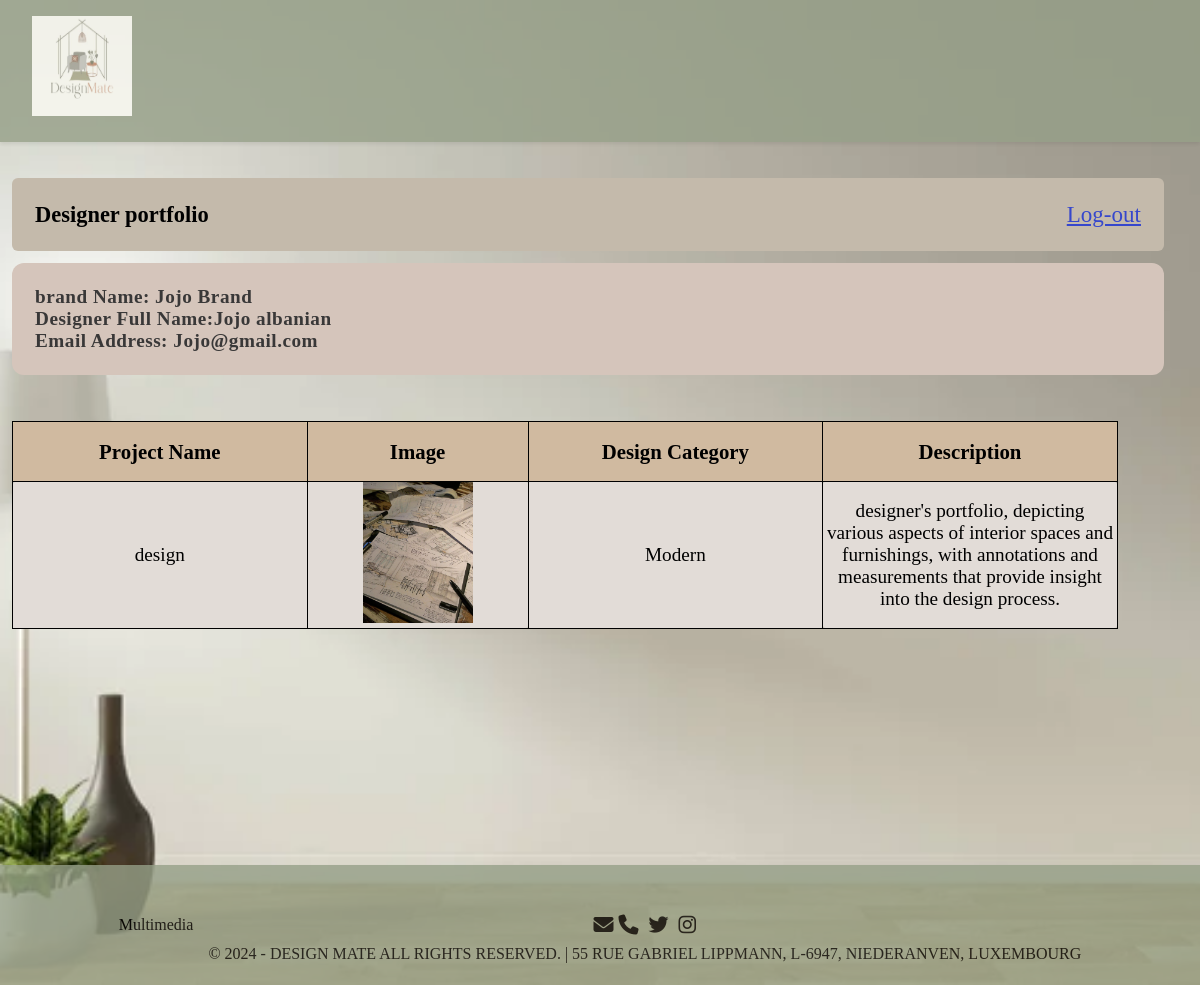
Screenshot of /OneDesigner.php?designerId=34 (signed in) with the database file from the repository.
### tables this page shows
CREATE TABLE `designer` (
  `id` int(11) NOT NULL,
  `firstName` varchar(255) NOT NULL,
  `lastName` varchar(255) NOT NULL,
  `emailAddress` varchar(255) NOT NULL,
  `password` varchar(255) NOT NULL,
  `brandName` varchar(255) NOT NULL,
  `logoImgFileName` varchar(255) NOT NULL
);

CREATE TABLE `designportfolioproject` (
  `id` int(11) NOT NULL,
  `designerID` int(11) NOT NULL,
  `projectName` varchar(255) NOT NULL,
  `projectImgFileName` varchar(255) NOT NULL,
  `description` text NOT NULL,
  `designCategoryID` int(11) NOT NULL
);

CREATE TABLE `designcategory` (
  `id` int(11) NOT NULL,
  `category` varchar(255) NOT NULL
);

### fileUpload.php (called while the page is built, shortened)
<?php
function getCategoryOrId($input, $conn) {
    if (is_numeric($input)) {
        $sql = "SELECT category FROM designcategory WHERE id = ?";
        $stmt = $conn->prepare($sql);
        $stmt->bind_param("i", $input);
        $stmt->execute();
        $stmt->bind_result($category);
        return $category;
    }
}
?>

### OneDesigner.php (the view, shortened to what this page needs)
<?php
    include_once 'DB.php';
    include_once 'fileUpload.php';
?>
<!DOCTYPE html>
<html lang="en">
    <head>
        <link rel="stylesheet" href="Designer.css">
        <link rel="stylesheet" href="basics.css">
        <link rel="stylesheet" href="https://cdnjs.cloudflare.com/ajax/libs/font-awesome/6.5.1/css/all.min.css" />
    </head>
    <body>
        <?php
            echo "<header id='Home-header'>";
                echo "<div class='logo-title'>";
                    echo '<img src="image/logo.jpeg" alt="design mate Logo" id="logo">';
                echo '</div>';
            echo "</header>";
            echo "<section id='userInfo'>";
                echo "<div id='tableHeadr-1'>";
                    echo "<h3 id='welcomeText'>Designer portfolio</h3>";
                    echo "<a href='index.php' id='logout'>Log-out</a>";
                echo "</div>";
                $designerID = $_GET['designerId'];
                $sql = "SELECT * FROM `designer` WHERE `id`=".$designerID;
                $result = mysqli_query($conn, $sql);
                $row = mysqli_fetch_assoc($result);
                echo "<div id='designerInfo'>";
                    echo "<ul>";
                    echo "<li>brand Name:<span> ".$row['brandName']."</span></li>";
                        echo "<li>Designer Full Name:<span>".$row['firstName']."  ".$row['lastName']." </span></li>";
                        echo "<li>Email Address:<span> ".$row['emailAddress']."</span></li>";
                    echo "</ul>";
                echo "</div>";
            echo "</section>";
            echo "<section id='table1'>";
                echo "<div id='tableHeadr-2'>";
                echo "</div>";
                echo "<table class='table1' >";
                    $sql = "SELECT * FROM `designportfolioproject` WHERE `designerID`=".$designerID;
                    $result = mysqli_query($conn, $sql);
                    if(mysqli_num_rows($result) > 0) {
                        echo "<thead>";
                            echo "<tr>";
                                echo "<th>Project Name</th>";
                                echo "<th>Image</th>";
                                echo "<th>Design Category</th>";
                                echo "<th>Description</th>";
                            echo "</tr>";
                        echo "</thead>";
                        echo "<tbody>";
                        while ($row = mysqli_fetch_assoc($result)){
                            echo "<tr>";
                                echo "<td style='width:fit-content;'>".$row['projectName']."</td>";
                                echo "<td style='width:20%'><img src='uploads/".$row['projectImgFileName']."' alt='IMAGE DESCRIPTION: Modern living room' style='width:50%; ' ></td>";
                                echo "<td style='width:fit-content;'>".getCategoryOrId($row['designCategoryID'], $conn)."</td>";
                                echo "<td class='des' style='width:fit-content;'>".$row['description']."</td>";
                            echo "</tr>";
                        }
                        echo "</tbody>";
                    } else {
                        echo "<div style='text-align: center;'><strong style='font-size: 40px; color:#801e00;border: 2px solid black; padding: 20px;'>No projects have been uploaded.</strong></div>";
                    }
                echo "</table>";
            echo "</section>";
        ?>
        <footer id="Home-footer">
            Multimedia
            <div class="multimedia">
                <br>
                <div class="icons">
                    <i class="fa-solid fa-envelope">   </i>
                    <i class="fa-solid fa-phone">   </i>
                    <i class="fa-brands fa-twitter icons">   </i>
                    <i class="fa-brands fa-instagram">   </i>
                </div>
                <p>© 2024 - DESIGN MATE ALL RIGHTS RESERVED. | 55 RUE GABRIEL LIPPMANN, L-6947, NIEDERANVEN, LUXEMBOURG</p>
            </div>
        </footer>
    </body>
</html>

### Designer.css (style rules this page uses)
* { padding:0%; margin:0%; box-sizing: border-box; }
body { background-image: url("image/designerBackground.jpg"); background-attachment: fixed; background-position: center; background-size: cover; font: 400 16px 'Calibri', 'Arial'; }
.table1 img { width: 100%; height: auto; }
#logout { float: right; font-size: 1.2em; }
#designerInfo { margin-top: 1%; background-color: #d5c5bb; padding: 2%; border-radius: 1vw; }
#designerInfo li { font-size: 1.0em; font-weight: bold; list-style: none; letter-spacing: 0.5px; color: rgb(57, 56, 56); }
section { padding:1%; display:flex; flex-direction:column; width:97vw; }
table { border-collapse:collapse; width:97%; }
td,th { border: 1px black solid; text-align: center; border-radius: 2px; width:20vw; }
.table1 td:last-child, .table1 td:nth-last-child(2) { width: 6%; }
td { background-color: #e2dcd7; height:10vw; font-size: 1.2em; }
th { background-color: #d0baa0; font-size: 1.3em; }
thead tr { height: 60px; background: #FFED86; }
tbody tr { height: 48px; border-bottom: 1px solid #E3F1D5; }
#tableHeadr-1, #tableHeadr-2 { display: flex; flex-direction: row; justify-content: space-between; align-items: center; }
#tableHeadr-1 { display: flex; flex-direction: row; justify-content: space-between; background-color: #C4BAAB; padding: 2%; border-radius: 0.5vw; }
#tableHeadr-2,#table2 h1 { padding-bottom:2%; }
#userInfo { width: 98vw; font-size: 1.2em; }
.des { padding:0px 2px; }

### basics.css (style rules this page uses)
body { font-family: 'Arial', sans-serif; background-color: #f4f4f4; margin: 0; padding: 0; }
header { text-align: center; background-color: rgb(149, 159, 135); color: #fff; display: flex; justify-content: space-between; align-items: center; padding: 1rem 2rem; box-shadow: 0 2px 4px rgba(0,0,0,0.1); opacity: 0.8; margin-bottom:2%; }
.logo-title { display: flex; align-items: center; gap: 10px; }
#logo { width: 200px; height: 100px; }
header img { max-width: 100px; margin-bottom: 10px; }
footer { display:flex; justify-content: center; align-items: center; position: relative; top: 25vh; width: 100vw; height: 15vh; text-align: center; padding: 20px; background-color: rgb(149, 159, 135); box-shadow: 0 2px 4px rgba(0,0,0,0.1); opacity: 0.8; gap: 15px; margin-top:2%; }
* { font-family: italic; }
.icons { font-size: 20px; padding: 5px; }
a { color: #3647cc; }

### rows the page displays
designer: brandName "Jojo Brand", firstName "Jojo", lastName "albanian", emailAddress "Jojo@gmail.com"
designportfolioproject: projectName "design", projectImgFileName (picture), designCategoryID.category "Modern", description "designer's portfolio, depicting various aspects of interior spaces and furnishings, with annotations and measurements that provide insight into the design process."
